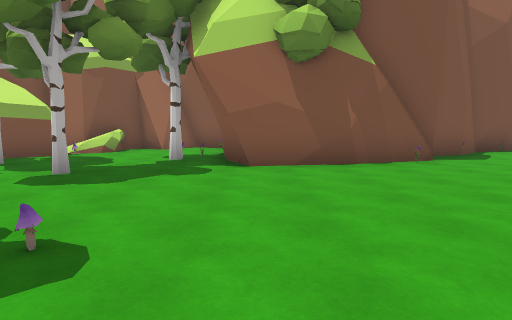
view 1 (above)

24 first-person views from a walk through a Unity game level. The camera is 1.5 m above the floor, tilts 6° down and sees 75° across. The floor is counted in squares, 2 m on a side. Each view is taken from the middle of a square. On the plan, view 1 faces up. The plan holds only what a view shows up to about 11 squares ahead; the rest is blank. The place goes on beyond the plan. Door leaves are left out, so doorways stand open. Some surface patterns are stand-ins.

view 2
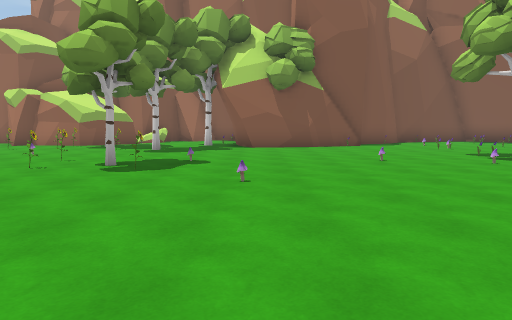

view 3
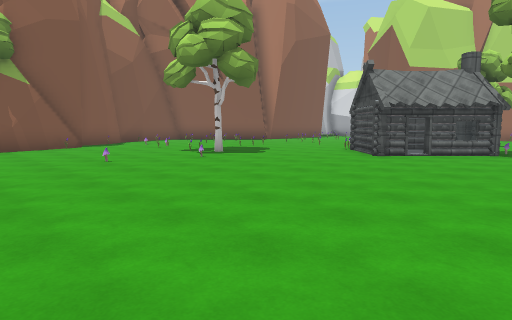

view 4
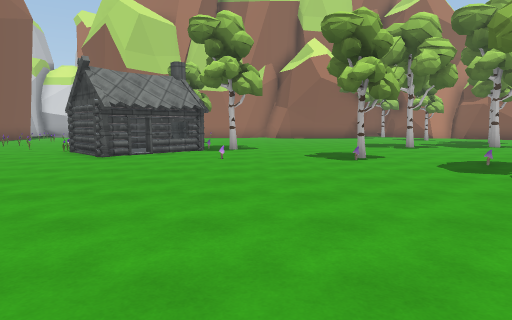

view 5
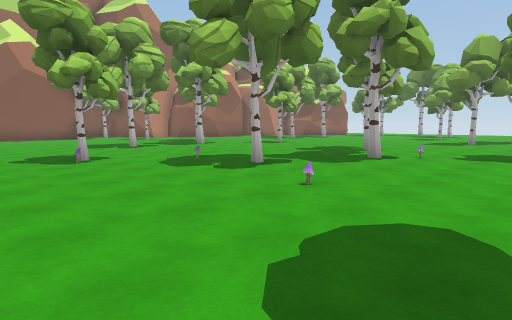

view 6
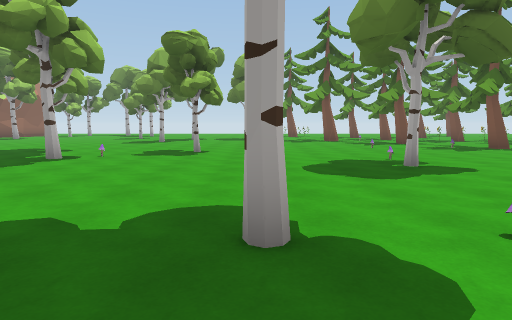

view 7
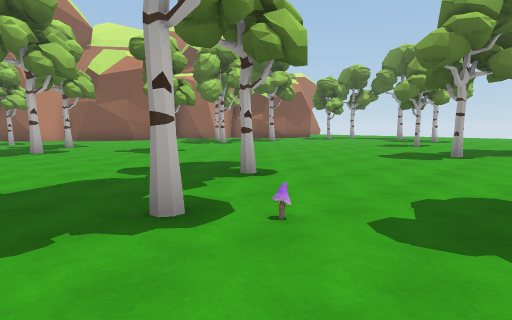

view 8
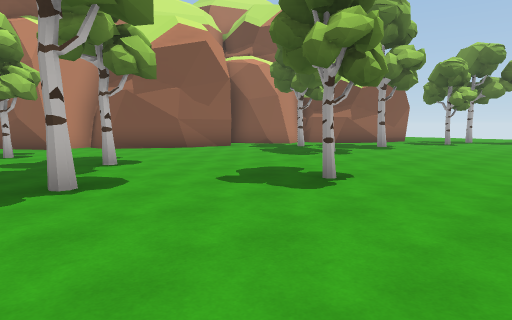

view 9
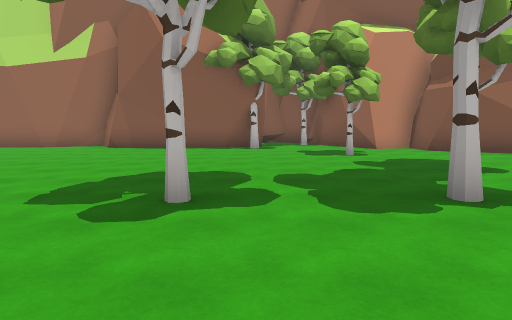

view 10
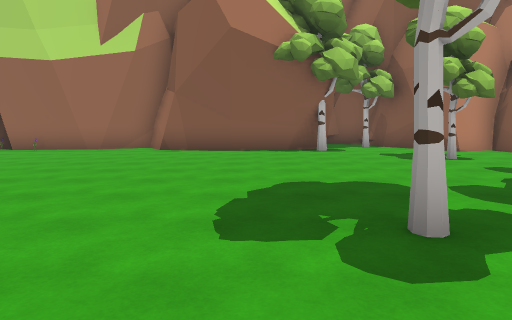

view 11
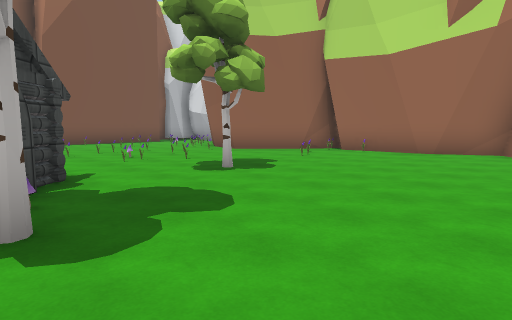

view 12
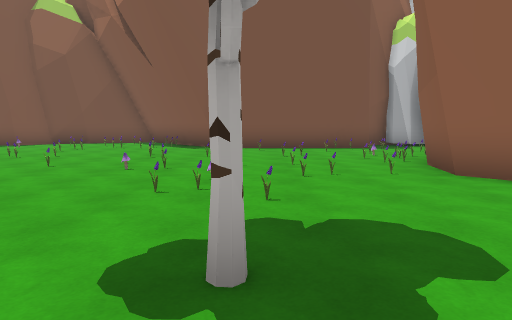

view 13
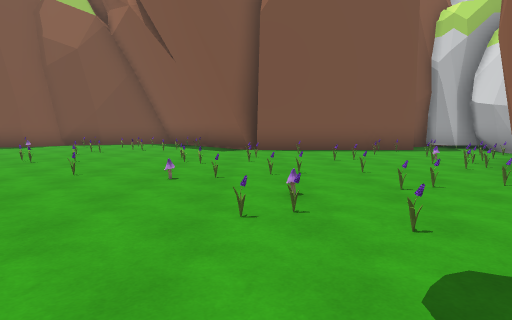

view 14
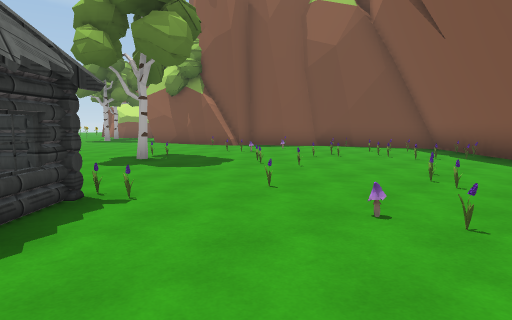

view 15
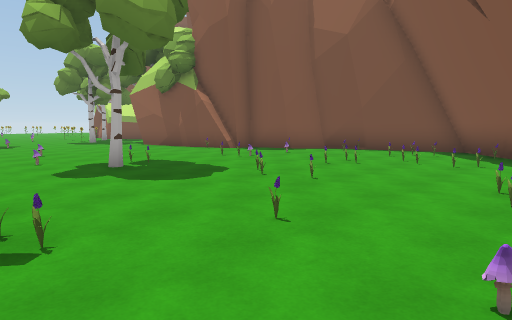

view 16
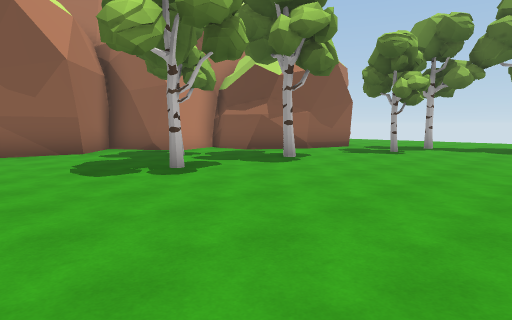

view 17
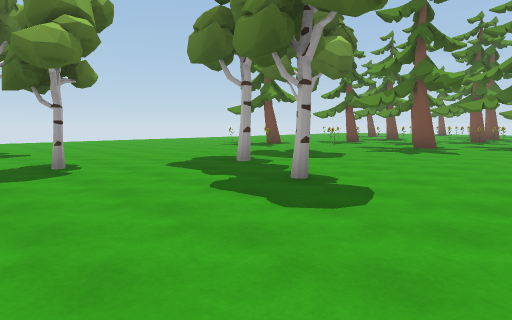

view 18
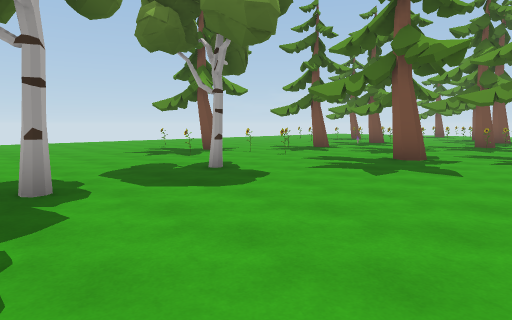

view 19
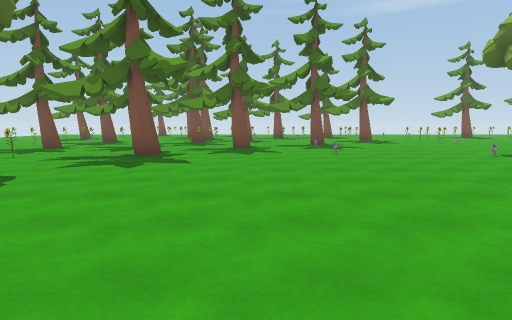

view 20
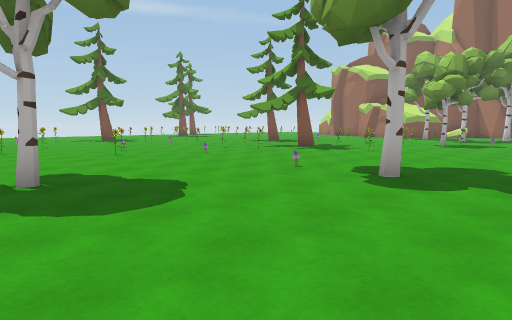

view 21
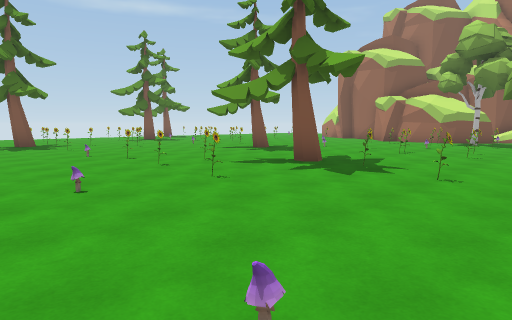

view 22
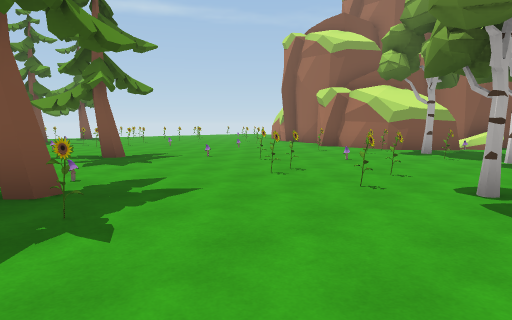

view 23
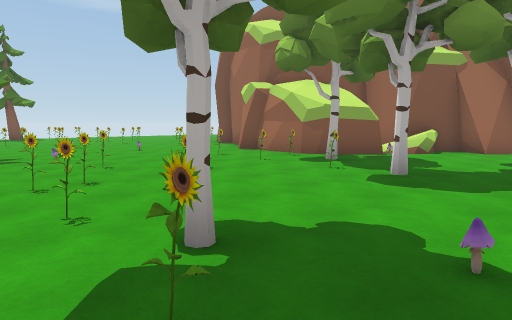

view 24
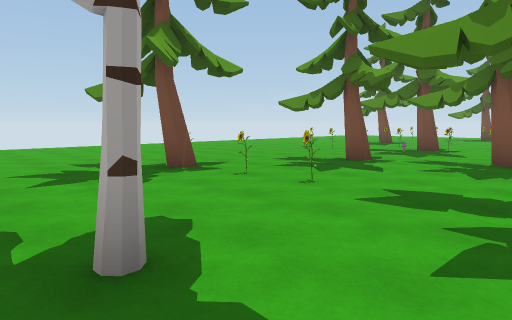

### Floor plan
Points are (right, up) in squares from view 1. A wall is a line through its corners. A room is listed if a view was taken in it or the views show most of it. See-through windows are left out.
Room 1 (views 1, 2, 3, 4, 5, 6, 7, 8, 9, 10, 11, 12, 13, 14, 15, 16, 17, 18, 19, 20, 21, 22, 23, 24)
walls: (9.6, -3.4) (10.3, -2.7); (9.9, -3.5) (8.6, -2.2); (8.4, -2) (7.8, -1.4) (8.6, -0.5); (11.4, -1.9) (10.9, -2.3); (9.6, -0.2) (10, -0.7); (18.8, -9.6) (18.7, -7); (18.9, -9.5) (18.7, -8.2); (18.7, -7.2) (18.9, -6.3) (20, -5.6) (19.3, -4.3); (16.4, -18.2) (17.6, -16.1) (18.8, -16); (18.5, -14.8) (19.1, -14.2); (16.3, -19) (16.5, -18); (19.4, -11.4) (19.1, -10.4); (19, -16.1) (18.5, -14.7) (20.1, -13.6); (19.4, -4.5) (19.1, -3.5); (19.2, -3.8) (19.1, -2.5); (16.2, -21.9) (17.7, -21.2) (16, -19.8) (16.5, -18); (18.4, -0.6) (16.9, 1) (17.2, 2.1); (17, 1.2) (17.3, 2.5); (16.1, -22.1) (16.6, -21.7); (15.9, -22.3) (16.3, -21.9); (17.3, -21.3) (17.7, -21.2); (0.4, 6.2) (-0.3, 6) (-0.7, 7); (16.1, -23.6) (15.7, -22.4); (13.3, -25.8) (14.3, -24.2) (15.7, -24); (13.2, -26.5) (13.4, -25.6); (5.8, 8.8) (5.1, 8.3) (4.7, 8.1); (13.1, 7.4) (12.5, 6.9) (9.4, 10.2); (6.5, 9.2) (5.9, 9.1); (6.6, 9.3) (5.9, 9) (5.4, 8.4); (8.5, 9.9) (6.5, 9); (8.6, 9.9) (7.5, 9.6); (-5.2, 7.8) (-6.2, 7.1); (-4.7, 8.3) (-5.7, 7.3) (-6.3, 7.1) (-7.5, 7.3); (-7, 7.2) (-7.6, 7.2); (17.8, 6.9) (13, 6.9); (19.6, 5.5) (19.6, 6.5); (19.5, 6.1) (19.7, 7.2); (-3, 10.2) (-3.6, 10.6) (-4.9, 9.6) (-5.5, 9.6); (-1.4, 10.8) (-2.2, 11.2) (-2.8, 10.5); (-4.1, 10.3) (-4, 9.6); (19.4, 7.6) (18.8, 7.9)
low walls: (12.2, 7.5) (10.5, 9.3); (10.4, 9.4) (9.6, 10.4)
ways out: open door at (8.5, -2)
objects: tree (-7, -25); tree (-7, -22); tree (-7, -18); other object (-7, -16); other object (-7, -9); other object (-7, -2); other object (-7, 2); mushroom (-6, -7); other object (-6, -5); tree (-6, -2); other object (-6, 1); other object (-6, 4); other object (-6, 5); other object (-6, 6); other object (-5, -25); other object (-5, -16); other object (-5, -2); other object (-5, 1); tree (-5, 6); other object (-5, 9); other object (-4, -25); other object (-4, -24); tree (-4, -21); other object (-4, -12); tree (-4, -11); other object (-4, 1); other object (-4, 2); other object (-4, 5); tree (-3, -26); mushroom (-3, -7); other object (-3, -3); tree (-3, 1); tree (-3, 5); other object (-2, -25); other object (-2, 1); tree (-2, 7) to (-1, 8); tree (-1, -23); tree (-1, -7); mushroom (-1, 2); other object (0, -1); tree (1, -14); tree (1, 7); tree (2, -22); other object (2, -8); tree (3, -20); mushroom (3, -13); other object (3, 2); other object (3, 7); tree (4, -12); tree (5, -23); tree (5, -15); tree (5, -10); other object (5, 2); other object (5, 3); other object (5, 8); tree (6, -27); other object (6, -9); tree (6, 2); other object (6, 3); other object (6, 5); other object (6, 6); other object (6, 7); other object (7, -7); other object (7, -4); other object (7, 8); tree (8, -29); tree (8, -7); other object (8, 4); other object (8, 6); other object (9, 0); other object (9, 4); other object (9, 6); other object (9, 7); other object (9, 8); other object (9, 9); tree (10, -16); tree (10, -4); other object (10, 0); other object (10, 2); other object (10, 7); tree (11, -28); tree (11, -26); tree (11, -13); tree (11, -10); other object (11, -4); other object (11, 4); other object (11, 7); tree (12, -23); tree (12, -20); mushroom (12, 1); other object (12, 2); other object (12, 3); other object (12, 4); tree (13, -15) to (13, -14); other object (13, 0); other object (13, 1); other object (13, 2); other object (13, 4); other object (13, 5); tree (14, -22); tree (14, -2); other object (14, -1); other object (14, 2); other object (14, 6); other object (15, 1); other object (15, 2); other object (15, 4); tree (16, -13); other object (16, 1); other object (16, 3); other object (16, 4); other object (16, 5); other object (17, -2); other object (17, 3); other object (17, 4); other object (17, 5); other object (17, 6); other object (17, 7); other object (18, -1); other object (18, 4); other object (18, 5); other object (18, 6); tree (19, -10); other object (19, -2); other object (19, -1); other object (19, 5); tree (21, -13)

Positions as (right, up) in squares from view 1, and headings:
1: (0, 0), facing up
2: (0, -5), facing up
3: (0, -5), facing up-right
4: (0, -5), facing right
5: (0, -5), facing down-right
6: (-1, -5), facing down
7: (1, -11), facing down-right
8: (7, -12), facing down-right
9: (8, -11), facing right
10: (9, -9), facing right
11: (10, -7), facing up-right
12: (14, -4), facing up
13: (13, -3), facing up
14: (13, -1), facing up-left
15: (12, 0), facing up-left
16: (7, -17), facing down-right
17: (7, -17), facing down-left
18: (3, -18), facing down-left
19: (4, -18), facing left
20: (1, -12), facing up-left
21: (-2, -8), facing up-left
22: (-2, -3), facing up-left
23: (-1, 0), facing up-left
24: (0, -21), facing down-left
